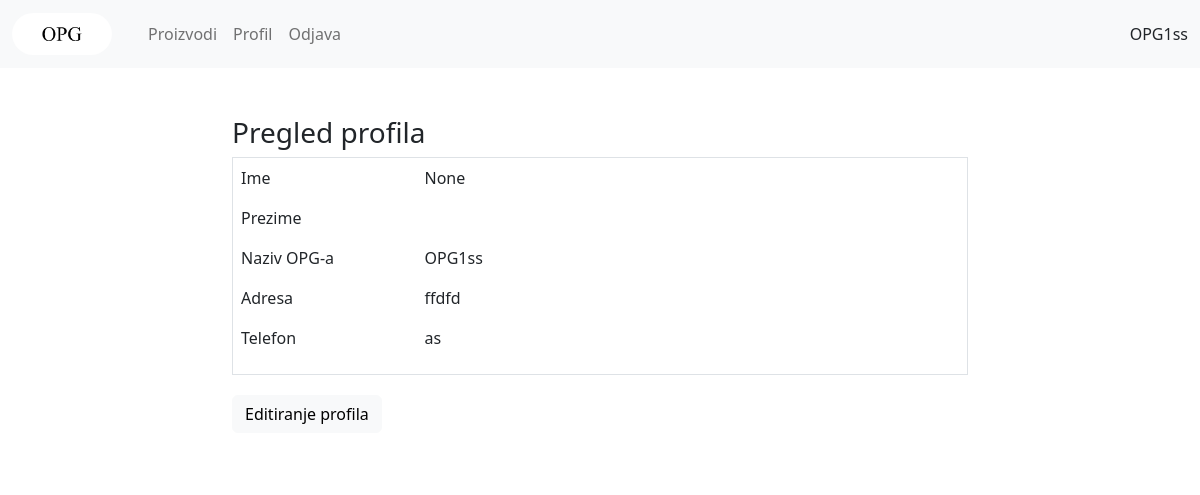
The app's page /profile/ (signed in) with its own data.
### user/models.py (models this page shows, shortened)
class User(AbstractBaseUser):
    first_name = models.CharField(max_length=15, blank=True)
    last_name = models.CharField(max_length=15, blank=True)
    email = models.EmailField(max_length=100, unique=True)
    is_active = models.BooleanField(default=True)
    is_admin = models.BooleanField(default=False)
    USERNAME_FIELD = 'email'
    REQUIRED_FIELDS = []
    objects = CustomUserManager()

### opg/models.py (models this page shows)
class Opg(models.Model):
    user = models.OneToOneField(
        User, on_delete=models.CASCADE)
    name = models.CharField(max_length=50, unique=True, blank=False)
    address = models.CharField(max_length=50, blank=True)
    phone = models.CharField(max_length=20, blank=True)
    def __str__(self):
        return self.name

### opg/views.py (the view)
# urls.py: path('profile/', views.profile, name='profile'),
@login_required(login_url='login')
def profile(request):
    context = {
        'opg': request.user.opg,
    }
    template = loader.get_template('opg/profile.html')
    return HttpResponse(template.render(context, request))

### opg/templates/opg/profile.html
{% extends 'opg/main.html' %}
{% block content %}
<h3>Pregled profila </h3>
<div class="border" style="margin-bottom:20px" >
<table class="table table-hover table-borderless " >
    <tr>
        <td class="col-3">Ime</td>
        <td class="col-9">{{user.first_name}}</td>
    </tr>
    <tr>
        <td class="col-3">Prezime</td>
        <td class="col-9">{{user.last_name}}</td>
    </tr>
    <tr>
        <td class="col-3">Naziv OPG-a</td>
        <td class="col-9">{{opg.name}}</td>
    </tr>
    <tr>
        <td class="col-3">Adresa</td>
        <td class="col-9">{{opg.address}}</td>
    </tr>
    <tr>
        <td class="col-3">Telefon</td>
        <td class="col-9">{{opg.phone}}</td>
    </tr>
</table>
</div>
<a class="btn btn-light" href="{% url 'edit_profile' %}" role="button" > Editiranje profila </a>
{% endblock %}

### opg/templates/opg/navbar.html
{% load static %}
<nav class="navbar navbar-expand-sm bg-light ">
  <div class="container-fluid">
      <div class="navbar-brand">
         <a href="{% url 'index' %}">
            <img src="{% static 'opg.png' %}" alt="LOGO" style="width:100px" class="rounded-pill"/>
         </a>
      </div>
    {% if user.is_authenticated and not request.user.opg == "" %}
      <div class="container-fluid">
        <ul class="navbar-nav color:green">
         <li class="nav-item">
            <a class="nav-link" href="{% url 'product_list' %}">Proizvodi</a>
         </li>
         <li class="nav-item">
            <a class="nav-link" href="{% url 'profile' %}">Profil</a>
         </li>
         <li class="nav-item" >
            <a class="nav-link" href="{% url 'logout' %}">Odjava</a>
         </li>
        </ul>
      </div>
      <div class="navbar-txt navbar-right">
          {{ request.user.opg }}
      </div>
    {% endif %}
  </div>
</nav>

### records on screen
User: user.opg "OPG1ss", first_name "None"
Opg: name "OPG1ss", address "ffdfd", phone "as"
